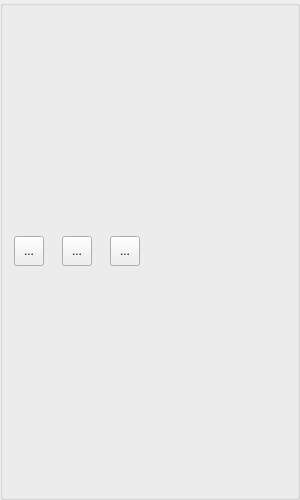
       <widget class="QGroupBox" name="mid_panel">
        <property name="sizePolicy">
         <sizepolicy hsizetype="Expanding" vsizetype="Expanding">
          <horstretch>0</horstretch>
          <verstretch>0</verstretch>
         </sizepolicy>
        </property>
        <property name="minimumSize">
         <size>
          <width>300</width>
          <height>500</height>
         </size>
        </property>
        <layout class="QVBoxLayout" name="verticalLayout_7">
         <property name="spacing">
          <number>0</number>
         </property>
         <property name="leftMargin">
          <number>0</number>
         </property>
         <property name="topMargin">
          <number>0</number>
         </property>
         <property name="rightMargin">
          <number>0</number>
         </property>
         <property name="bottomMargin">
          <number>0</number>
         </property>
         <item>
          <layout class="QVBoxLayout" name="mid_panel_layout">
           <property name="spacing">
            <number>0</number>
           </property>
          </layout>
         </item>
         <item>
          <widget class="QFrame" name="frame_5">
           <property name="sizePolicy">
            <sizepolicy hsizetype="Preferred" vsizetype="Fixed">
             <horstretch>0</horstretch>
             <verstretch>0</verstretch>
            </sizepolicy>
           </property>
           <property name="maximumSize">
            <size>
             <width>150</width>
             <height>100</height>
            </size>
           </property>
           <property name="layoutDirection">
            <enum>Qt::LeftToRight</enum>
           </property>
           <layout class="QHBoxLayout" name="horizontalLayout_5">
            <property name="spacing">
             <number>7</number>
            </property>
            <property name="leftMargin">
             <number>0</number>
            </property>
            <property name="topMargin">
             <number>7</number>
            </property>
            <property name="rightMargin">
             <number>0</number>
            </property>
            <property name="bottomMargin">
             <number>7</number>
            </property>
            <item>
             <widget class="QToolButton" name="zoom_in">
              <property name="minimumSize">
               <size>
                <width>30</width>
                <height>30</height>
               </size>
              </property>
              <property name="text">
               <string>...</string>
              </property>
              <property name="icon">
               <iconset>
                <normaloff>../../win_build/Users/prei/.designer/assets/images/plus.png</normaloff>../../win_build/Users/prei/.designer/assets/images/plus.png</iconset>
              </property>
             </widget>
            </item>
            <item>
             <widget class="QToolButton" name="zoom_out">
              <property name="minimumSize">
               <size>
                <width>30</width>
                <height>30</height>
               </size>
              </property>
              <property name="text">
               <string>...</string>
              </property>
              <property name="icon">
               <iconset>
                <normalon>../../win_build/Users/prei/.designer/assets/images/minus.png</normalon>
               </iconset>
              </property>
             </widget>
            </item>
            <item>
             <widget class="QToolButton" name="resize">
              <property name="minimumSize">
               <size>
                <width>30</width>
                <height>30</height>
               </size>
              </property>
              <property name="text">
               <string>...</string>
              </property>
              <property name="icon">
               <iconset>
                <normaloff>../../win_build/Users/prei/.designer/assets/images/resize.png</normaloff>../../win_build/Users/prei/.designer/assets/images/resize.png</iconset>
              </property>
             </widget>
            </item>
           </layout>
          </widget>
         </item>
        </layout>
       </widget>
